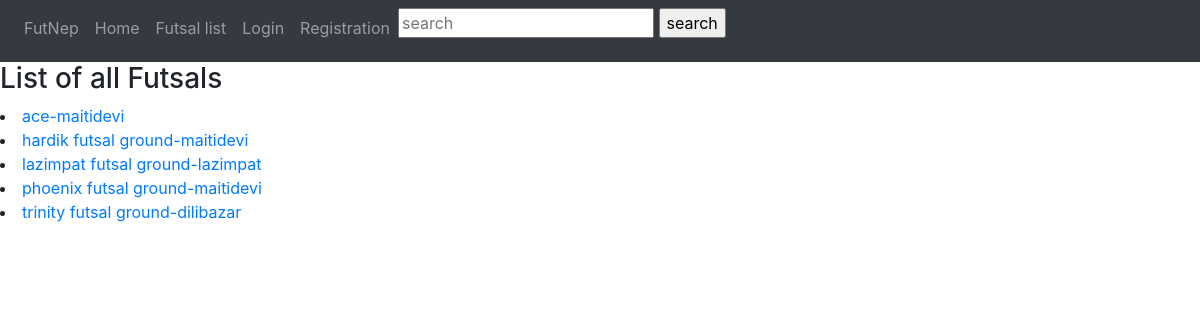
/list/, run on an earlier commit of the app's database.
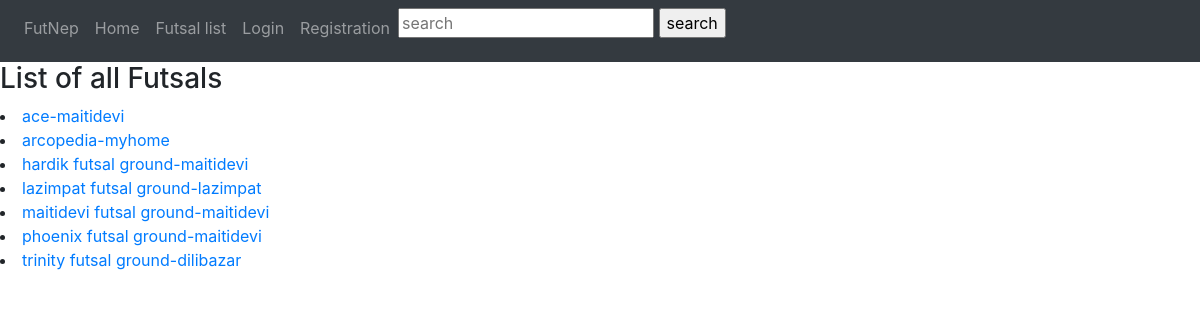
And on a later commit of the database.
### futground/models.py (models this page shows, shortened)
class Ground(models.Model):
    name = models.CharField(max_length=1000)
    location = models.CharField(max_length=1000)
    longitude = models.FloatField(null=True)
    latitude = models.FloatField(null=True)
    contact = models.IntegerField(default= 0)
    price = models.IntegerField(default=1500)
    photo = models.ImageField(max_length=255,upload_to='futground/media',blank=True,null=True)
    class Meta:
        ordering=['name']

### futground/views.py (the view)
# urls.py: path('list/', views.list, name='fut-list'),
def list(request):
    all_grounds = Ground.objects.all()
    rating = Rating.objects.values_list('avg_rating','ground').order_by('-avg_rating').distinct()[:5]
    ground = []
    for rating in rating:
        ground.append(int(rating[1]))
    all_ratings = Ground.objects.filter(id__in=ground)
    context = {'all_grounds': all_grounds,'all_ratings':all_ratings}
    return render(request, 'futground/list.html', context)

### futground/templates/futground/list.html (shortened to what this page needs)
{% extends 'futground/base.html' %}
{% block content %}
{% if all_grounds %}
<h3>List of all Futsals</h3>
    {% for ground in all_grounds %}
    <li><a href="futground/{{ground.id}}/"> {{ ground.name }}-{{ ground.location}} </a></li>
    {% endfor %}
{% else %}
 <h3>nothing</h3>
{% endif %}
{% endblock %}

What changed in the data, as far as the page shows it:
added Ground: name "arcopedia", location "myhome"
added Ground: name "maitidevi futsal ground", location "maitidevi"
